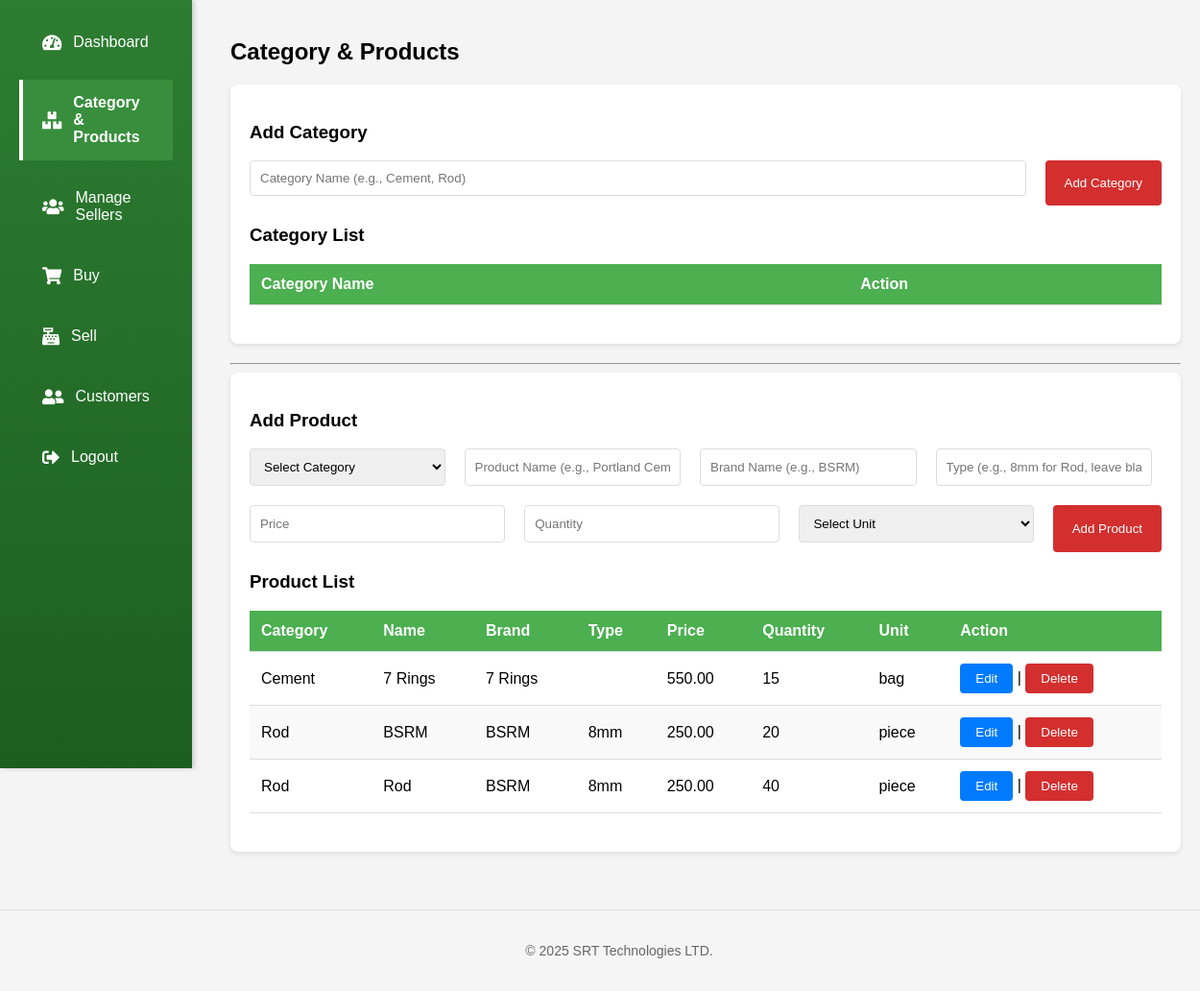
The app's page /pages/category_products.php (signed in) with its own data.
### tables this page shows
CREATE TABLE products (
    id INT AUTO_INCREMENT PRIMARY KEY,
    category_id INT,
    name VARCHAR(255) NOT NULL,
    price DECIMAL(10, 2) NOT NULL,
    quantity INT NOT NULL CHECK (quantity >= 0),  
    unit VARCHAR(50),
    brand_name VARCHAR(255),  
    type VARCHAR(50) NOT NULL DEFAULT '',  
    created_at TIMESTAMP DEFAULT CURRENT_TIMESTAMP,
    FOREIGN KEY (category_id) REFERENCES categories(id) ON DELETE SET NULL,
     
    UNIQUE KEY uk_products (name, category_id, unit, price, brand_name, type)
);

CREATE TABLE categories (
    id INT AUTO_INCREMENT PRIMARY KEY,
    name VARCHAR(255) NOT NULL,
    created_at TIMESTAMP DEFAULT CURRENT_TIMESTAMP
);

### pages/category_products.php (the view, shortened to what this page needs)
<?php
include '../includes/header.php';
include '../includes/sidebar.php';
$productSql = "SELECT products.*, categories.name as category_name
               FROM products
               LEFT JOIN categories ON products.category_id = categories.id
               ORDER BY products.created_at DESC";
$productResult = $conn->query($productSql);
?>
<h2>Category & Products</h2>
<div class="section">
    <h3>Add Category</h3>
    <form method="post" class="category-form">
        <input type="text" name="name" placeholder="Category Name (e.g., Cement, Rod)" required><br>
        <button type="submit" name="add_category">Add Category</button>
    </form>
    <h3>Category List</h3>
    <table>
        <thead>
            <tr>
                <th>Category Name</th>
                <th>Action</th>
            </tr>
        </thead>
    </table>
</div>
<hr>
<div class="section">
    <h3>Add Product</h3>
    <form method="post" class="product-form">
        <select name="category_id" id="category_id" required onchange="updateUnitDropdown()">
            <option value="">Select Category</option>
        </select><br>
        <input type="text" name="name" placeholder="Product Name (e.g., Portland Cement)" required><br>
        <input type="text" name="brand_name" placeholder="Brand Name (e.g., BSRM)" required><br>
        <input type="text" name="type" placeholder="Type (e.g., 8mm for Rod, leave blank for Cement)"><br>
        <input type="number" name="price" placeholder="Price" step="0.01" required><br>
        <input type="number" name="quantity" placeholder="Quantity" step="0.01" required><br>
        <select name="unit" id="unit" required>
            <option value="">Select Unit</option>
        </select><br>
        <button type="submit" name="add_product">Add Product</button>
    </form>
    <h3>Product List</h3>
    <table>
        <thead>
            <tr>
                <th>Category</th>
                <th>Name</th>
                <th>Brand</th>
                <th>Type</th>
                <th>Price</th>
                <th>Quantity</th>
                <th>Unit</th>
                <th>Action</th>
            </tr>
        </thead>
        <tbody>
            <?php
            if ($productResult->num_rows > 0) {
                while ($productRow = $productResult->fetch_assoc()) {
                    echo "<tr>";
                    echo "<td>" . htmlspecialchars($productRow['category_name']) . "</td>";
                    echo "<td>" . htmlspecialchars($productRow['name']) . "</td>";
                    echo "<td>" . htmlspecialchars($productRow['brand_name'] ?? 'N/A') . "</td>";
                    echo "<td>" . htmlspecialchars($productRow['type'] ?? 'N/A') . "</td>";
                    echo "<td>" . number_format($productRow['price'], 2) . "</td>";
                    echo "<td>" . htmlspecialchars($productRow['quantity']) . "</td>";
                    echo "<td>" . htmlspecialchars($productRow['unit'] ?? 'N/A') . "</td>";
                    echo "<td>";
                    echo "<button onclick=\"editProduct(" . $productRow['id'] . ", " . $productRow['category_id'] . ", '" . htmlspecialchars($productRow['name']) . "', '" . htmlspecialchars($productRow['brand_name'] ?? '') . "', '" . htmlspecialchars($productRow['type'] ?? '') . "', " . $productRow['price'] . ", " . $productRow['quantity'] . ", '" . htmlspecialchars($productRow['unit'] ?? '') . "')\">Edit</button> | ";
                    echo "<form method='post' style='display:inline;'>";
                    echo "<button type='submit' name='delete_product'>Delete</button>";
                    echo "</form>";
                    echo "</td>";
                    echo "</tr>";
                }
            } else {
                echo "<tr><td colspan='8'>No products found</td></tr>";
            }
            ?>
        </tbody>
    </table>
</div>
<?php include '../includes/footer.php'; ?>

### assets/css/style.css (style rules this page uses)
body { font-family: Arial, sans-serif; margin: 0; padding: 0; background-color: #f4f4f4; }
table { width: 100%; border-collapse: collapse; margin-bottom: 20px; }
th, td { padding: 8px; border-bottom: 1px solid #ddd; }
th { background-color: #f0f0f0; }
form { margin-bottom: 20px; }
input[type="text"], input[type="number"], input[type="date"], select, textarea { width: 100%; padding: 10px; margin-bottom: 10px; border: 1px solid #ddd; border-radius: 4px; }
button { padding: 10px 20px; background-color: #007bff; color: white; border: none; border-radius: 4px; cursor: pointer; }

### pages/category_products.php (style rules this page uses)
.section { background-color: #fff; padding: 20px; border-radius: 8px; box-shadow: 0 2px 5px rgba(0, 0, 0, 0.1); margin-bottom: 20px; }
.category-form, .product-form { display: flex; flex-wrap: wrap; gap: 10px; }
.category-form input, .product-form input, .product-form select { flex: 1 1 200px; }
.category-form button, .product-form button { background-color: #4CAF50; color: white; padding: 10px 20px; border: none; border-radius: 4px; cursor: pointer; }
table { width: 100%; border-collapse: collapse; margin-bottom: 20px; }
th, td { padding: 12px; text-align: left; border-bottom: 1px solid #ddd; }
th { background-color: #4CAF50; color: white; }
tr:nth-child(even) { background-color: #f9f9f9; }
button { padding: 8px 16px; border: none; border-radius: 4px; cursor: pointer; }
button[type="submit"] { background-color: #d32f2f; color: white; }

### records on screen
products: category.name "Cement", name "7 Rings", brand_name "7 Rings", price "550.00", quantity "15", unit "bag"
products: category.name "Rod", name "BSRM", brand_name "BSRM", type "8mm", price "250.00", quantity "20", unit "piece"
products: category.name "Rod", name "Rod", brand_name "BSRM", type "8mm", price "250.00", quantity "40", unit "piece"
